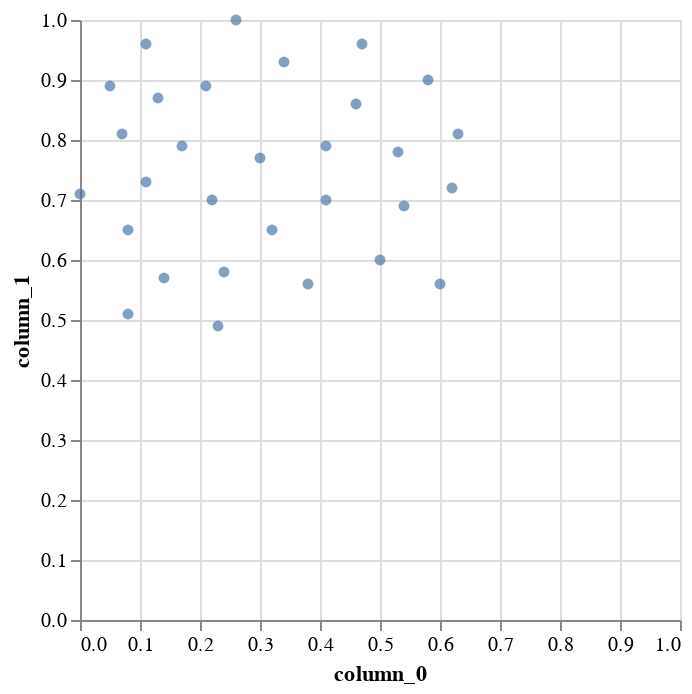

The code cell stored with this chart in its notebook:
### Code cell
# plot using altair
(
    
    alt.Chart(df).mark_point(filled = True).encode(
        alt.X('column_0').scale(domain=(0, 1)),
        alt.Y('column_1').scale(domain=(0, 1))
    ).properties(
        # width = 500,
        # height = 500
    )
)

### Figure 1 — Vega-Lite specification as saved in the notebook (floating-point values rounded to 4 significant figures)
{"config": {"view": {"continuousWidth": 300, "continuousHeight": 300}}, "data": {"name": "data-61ca94eb883a8a0c845f20ff51aca054"}, "mark": {"type": "point", "filled": true}, "encoding": {"x": {"field": "column_0", "scale": {"domain": [0, 1]}, "type": "quantitative"}, "y": {"field": "column_1", "scale": {"domain": [0, 1]}, "type": "quantitative"}}, "$schema": "https://vega.github.io/schema/vega-lite/v6.1.0.json", "datasets": {"data-61ca94eb883a8a0c845f20ff51aca054": [{"column_0": 0.11, "column_1": 0.96}, {"column_0": 0.26, "column_1": 1.0}, {"column_0": 0.05, "column_1": 0.89}, {"column_0": 0.13, "column_1": 0.87}, {"column_0": 0.21, "column_1": 0.89}, {"column_0": 0.07, "column_1": 0.81}, {"column_0": 0.34, "column_1": 0.93}, {"column_0": 0.41, "column_1": 0.79}, {"column_0": 0.3, "column_1": 0.77}, {"column_0": 0.46, "column_1": 0.86}, {"column_0": 0.47, "column_1": 0.96}, {"column_0": 0.17, "column_1": 0.79}, {"column_0": 0.41, "column_1": 0.7}, {"column_0": 0.32, "column_1": 0.65}, {"column_0": 0.22, "column_1": 0.7}, {"column_0": 0.14, "column_1": 0.57}, {"column_0": 0.24, "column_1": 0.58}, {"column_0": 0.08, "column_1": 0.65}, {"column_0": 0.53, "column_1": 0.78}, {"column_0": 0.0, "column_1": 0.71}, {"column_0": 0.11, "column_1": 0.73}, {"column_0": 0.08, "column_1": 0.51}, {"column_0": 0.38, "column_1": 0.56}, {"column_0": 0.5, "column_1": 0.6}, {"column_0": 0.54, "column_1": 0.69}, {"column_0": 0.62, "column_1": 0.72}, {"column_0": 0.58, "column_1": 0.9}, {"column_0": 0.63, "column_1": 0.81}, {"column_0": 0.6, "column_1": 0.56}, {"column_0": 0.23, "column_1": 0.49}]}}
